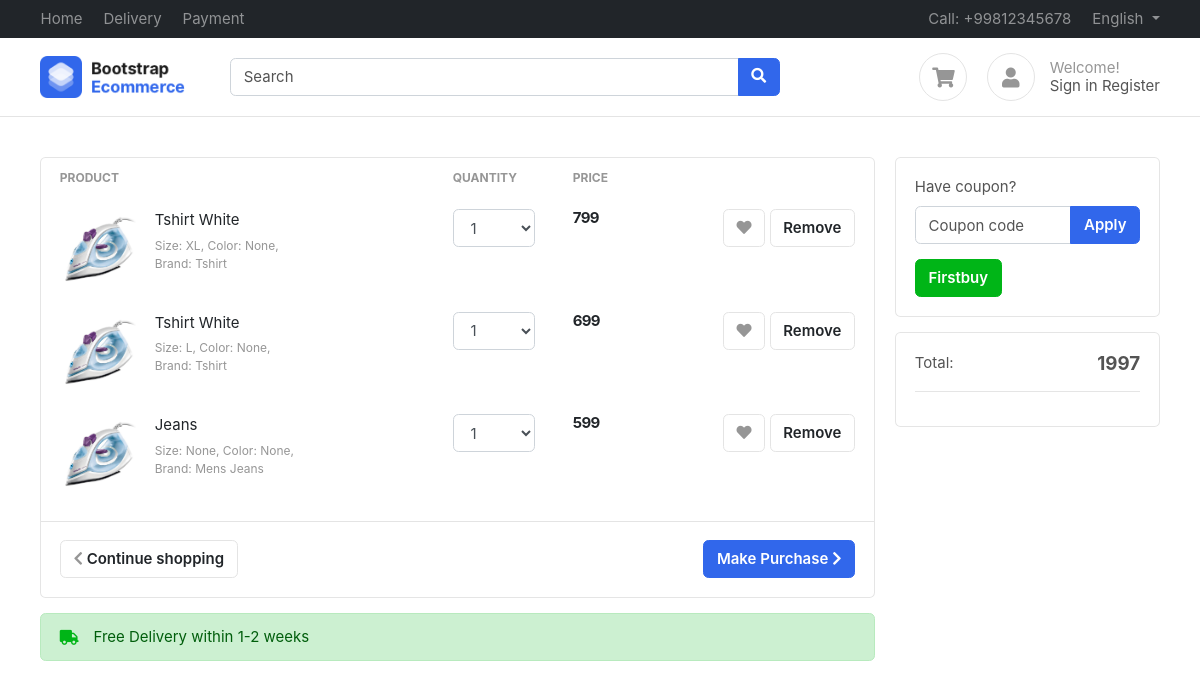
Screenshot of /accounts/cart/ (signed in) with the database file from the repository.
### accounts/models.py (models this page shows)
class CartItems(BaseModel):
    cart = models.ForeignKey(
        Cart, on_delete=models.CASCADE, related_name='cart_items')
    product = models.ForeignKey(
        Product, on_delete=models.SET_NULL, null=True, blank=True)
    color_variant = models.ForeignKey(
        ColorVariant, on_delete=models.SET_NULL, null=True, blank=True)
    size_variant = models.ForeignKey(
        SizeVariant, on_delete=models.SET_NULL, null=True, blank=True)
    def get_product_price(self):
        price = [self.product.price]
        if self.color_variant:
            color_variant_price = self.color_variant.price
            price.append(color_variant_price)
        if self.size_variant:
            size_variant_price = self.size_variant.price
            price.append(size_variant_price)
        return sum(price)

class Cart(BaseModel):
    user = models.ForeignKey(
        User, on_delete=models.CASCADE, related_name='carts')
    coupon = models.ForeignKey(Coupon,on_delete=models.SET_NULL,null=True,blank=True)
    is_paid = models.BooleanField(default=False)
    razor_pay_order_id = models.CharField(max_length=100,null=True,blank=True)
    razor_pay_payment_id = models.CharField(max_length=100,null=True,blank=True)
    razor_pay_payment_signature = models.CharField(max_length=100,null=True,blank=True)
    def get_cart_total(self):
        cart_items = self.cart_items.all()
        price = []
        for cart_item in cart_items:
            price.append(cart_item.product.price)
            if cart_item.color_variant:
                color_variant_price = cart_item.color_variant.price
                price.append(color_variant_price)
            if cart_item.size_variant:
                size_variant_price = cart_item.size_variant.price
                price.append(size_variant_price)
        if self.coupon:
            if sum(price) > self.coupon.discount_price:
                return sum(price) - self.coupon.discount_price
        return sum(price)

### products/models.py (models this page shows, shortened)
class Product(BaseModel):
    product_name = models.CharField(max_length=100)
    slug = models.SlugField(unique=True,null=True,blank=True)
    category = models.ForeignKey(Category,related_name='products', on_delete=models.CASCADE)
    price = models.IntegerField()
    product_description = models.TextField()
    color_variant = models.ManyToManyField(ColorVariant,blank=True)
    size_variant = models.ManyToManyField(SizeVariant,blank=True)
    def __str__(self):
        return self.product_name

class SizeVariant(BaseModel):
    size_name = models.CharField(max_length=100)
    price = models.IntegerField(default=0)
    def __str__(self):
        return self.size_name

class Category(BaseModel):
    category_name = models.CharField(max_length=100)
    slug = models.SlugField(unique=True,null=True,blank=True)
    category_image = models.ImageField(upload_to='categories')
    def __str__(self):
        return self.category_name

class Coupon(BaseModel):
    coupon_code = models.CharField(max_length=10)
    is_expired = models.BooleanField(default=False)
    discount_price = models.IntegerField(default=100)
    minimum_amount = models.IntegerField(default=500)

### accounts/views.py (the view, shortened to what this page needs)
# urls.py: path('cart/',cart,name='cart'),
def cart(request):
    cart_obj = Cart.objects.get(is_paid=False, user=request.user)
    context = {'cart': cart_obj}
    print(cart_obj)
    return render(request,'accounts/cart.html',context)

### templates/accounts/cart.html (shortened to what this page needs)
{% extends 'base/base.html' %}
{% block start %}
    <section class="section-content padding-y">
        <div class="container">
            <div class="row">
                <main class="col-md-9">
                    <div class="card">
                        <table class="table table-borderless table-shopping-cart">
                            <thead class="text-muted">
                                <tr class="small text-uppercase">
                                    <th scope="col">Product</th>
                                    <th scope="col" width="120">Quantity</th>
                                    <th scope="col" width="120">Price</th>
                                    <th scope="col" class="text-right" width="200"></th>
                                </tr>
                            </thead>
                            <tbody>
                                {% for cart_item in cart.cart_items.all  %}
                                    <tr>
                                        <td>
                                            <figure class="itemside">
                                                <div class="aside">
                                                    <img src="images/items/1.jpg" class="img-sm">
                                                </div>
                                                <figcaption class="info">
                                                    <a href="#" class="title text-dark">{{ cart_item.product }}</a>
                                                    <p class="text-muted small">
                                                        Size: {{ cart_item.size_variant }}, Color: {{ cart_item.color_variant }},
                                                        <br>
                                                        Brand: {{ cart_item.product.category }}
                                                    </p>
                                                </figcaption>
                                            </figure>
                                        </td>
                                        <td>
                                            <select class="form-control">
                                                <option>
                                                    1
                                                </option>
                                            </select>
                                        </td>
                                        <td>
                                            <div class="price-wrap">
                                                <var class="price">{{ cart_item.get_product_price }}</var>
                                            </div>
                                        </td>
                                        <td class="text-right">
                                            <a data-original-title="Save to Wishlist"
                                               title=""
                                               href=""
                                               class="btn btn-light"
                                               data-toggle="tooltip"> <i class="fa fa-heart"></i></a>
                                            <a href="{% url 'remove_cart' cart_item.uid %}" class="btn btn-light">Remove</a>
                                        </td>
                                    </tr>
                                {% endfor %}
                            </tbody>
                        </table>
                        <div class="card-body border-top">
                            <button class="btn btn-primary float-md-right">
                                Make Purchase <i class="fa fa-chevron-right"></i>
                            </button>
                            <a href="#" class="btn btn-light"> <i class="fa fa-chevron-left"></i> Continue shopping </a>
                        </div>
                    </div>
                    <div class="alert alert-success mt-3">
                        <p class="icontext">
                            <i class="icon text-success fa fa-truck"></i> Free Delivery within 1-2 weeks
                        </p>
                    </div>
                </main>
                <aside class="col-md-3">
                    <div class="card mb-3">
                        <div class="card-body">
                            <form method="POST">
                                <div class="form-group">
                                    <label>Have coupon?</label>
                                    <div class="input-group">
                                        <input type="text"
                                               name='coupon'
                                               class="form-control"
                                               placeholder="Coupon code">
                                        <span class="input-group-append">
                                            <button type='submit' class="btn btn-primary">Apply</button>
                                        </span>
                                    </div>
                                </div>
                                {% if cart.coupon %}
                                    <a href="{% url 'remove_coupon' cart.uid %}" class='btn btn-success'>{{ cart.coupon.coupon_code }}</a>
                                {% endif %}
                            </form>
                        </div>
                    </div>
                    <div class="card">
                        <div class="card-body">
                            <dl class="dlist-align">
                                <dt>
                                    Total:
                                </dt>
                                <dd class="text-right  h5">
                                    <strong>{{ cart.get_cart_total }}</strong>
                                </dd>
                            </dl>
                            <hr>
                        </div>
                    </div>
                </aside>
            </div>
        </div>
    </section>
{% endblock start %}

### templates/base/base.html (shortened to what this page needs)
<!DOCTYPE HTML>
{% load static %}
<html lang="en">
<head>
<link href="/media/css/bootstrap.css" rel="stylesheet" type="text/css"/>
<link href="/media/fonts/fontawesome/css/all.min.css" type="text/css" rel="stylesheet">
<link href="/media/css/ui.css" rel="stylesheet" type="text/css"/>
<link href="/media/css/responsive.css" rel="stylesheet" />
</head>
<body>
	<header class="section-header">
		<nav class="navbar navbar-dark navbar-expand p-0 bg-dark">
		<div class="container">
			<ul class="navbar-nav d-none d-md-flex mr-auto">
				<li class="nav-item"><a class="nav-link" href="#">Home</a></li>
				<li class="nav-item"><a class="nav-link" href="#">Delivery</a></li>
				<li class="nav-item"><a class="nav-link" href="#">Payment</a></li>
			</ul>
			<ul class="navbar-nav">
				<li class="nav-item"><a href="#" class="nav-link"> Call: +99812345678 </a></li>
				<li class="nav-item dropdown">
					 <a href="#" class="nav-link dropdown-toggle" data-toggle="dropdown"> English </a>
				</li>
			</ul>
		  </div>
		</nav>
		<section class="header-main border-bottom">
			<div class="container">
		<div class="row align-items-center">
			<div class="col-lg-2 col-4">
				<div class="brand-wrap">
					<img class="logo" src="images/logo.png">
				</div>
			</div>
			<div class="col-lg-6 col-sm-12">
				<form action="#" class="search">
					<div class="input-group w-100">
						<input type="text" class="form-control" placeholder="Search">
						<div class="input-group-append">
						  <button class="btn btn-primary" type="submit">
							<i class="fa fa-search"></i>
						  </button>
						</div>
					</div>
				</form>
			</div>
			<div class="col-lg-4 col-sm-6 col-8">
				<div class="widgets-wrap float-md-right">
					<div class="widget-header  mr-3">
						<a href="{% url 'cart' %}" class="icon icon-sm rounded-circle border"><i class="fa fa-shopping-cart"></i></a>
					</div>
					<div class="widget-header icontext">
						<a href="#" class="icon icon-sm rounded-circle border"><i class="fa fa-user"></i></a>
						<div class="text">
							<span class="text-muted">Welcome!</span>
							<div>
								<a href="#">Sign in</a>
								<a href="#"> Register</a>
							</div>
						</div>
					</div>
				</div>
			</div>
		</div>
			</div>
		</section>
		</header>
        {% block start %}
        {% endblock start %}
    </body>
</html>

### public/static/css/ui.css (style rules this page uses)
html { font-family: 'Inter', sans-serif; font-size: 15px; }
.price-wrap { letter-spacing: -0.7px; }
.icon-xs, .icon-sm, .icon-md, .icon-lg { display: inline-block; text-align: center; flex-shrink: 0; flex-grow: 0; }
.icon-sm { width: 48px; height: 48px; line-height: 48px; font-size: 20px; }
.img-xs, .img-sm, .img-md, .img-lg { object-fit: cover; flex-shrink: 0; flex-grow: 0; }
.img-sm { width: 80px; height: 80px; }
.padding-y { padding-top: 40px; padding-bottom: 40px; }
var { font-style: normal; }
figure { margin-bottom: 0; }
article:after, .form-group:after { display: block; clear: both; content: ""; }
.card .title { color: #212529; }
p:last-child { margin-bottom: 0; }
.header-main { position: relative; padding-top: 1rem; padding-bottom: 1rem; }
.brand-wrap .logo, .navbar-brand .logo { margin-right: 7px; max-height: 42px; display: inline-block; }
.widget-header { display: inline-block; vertical-align: middle; position: relative; }
.widget-header a { color: #545454; }
.widget-header i { color: #969696; }
.btn-light { background-color: #fff; border-color: #e4e4e4; }
.btn-light i { color: #969696; }
.itemside { position: relative; display: flex; width: 100%; }
.itemside .aside { position: relative; flex-shrink: 0; }
.itemside .info { padding-left: 15px; padding-right: 7px; }
.itemside p { margin-bottom: 0; }
.itemside .title { display: block; margin-bottom: 5px; color: #212529; }
[class*="dlist-"] { margin-bottom: 5px; }
[class*="dlist-"] dd { margin-bottom: 0; }
.dlist-align { display: flex; }
.dlist-align dt { width: 120px; word-wrap: break-word; font-weight: normal; }
.dlist-align dd { flex-grow: 1; }
.icontext { display: inline-flex; align-items: center; vertical-align: middle; }
.icontext .text { width: 100%; line-height: 1.2; color: #212529; }
.icontext .icon { position: relative; margin-right: 15px; flex-shrink: 0; flex-grow: 0; }
.price { font-weight: 600; color: #212529; }
.table-shopping-cart.table td, .table-shopping-cart.table th { padding-left: 1.25rem; padding-right: 1.25rem; }
.table-shopping-cart .price-wrap { line-height: 1.2; }
.table-shopping-cart .price { font-weight: bold; margin-right: 5px; display: block; }

### rows the page displays
CartItems: product "Tshirt White", size_variant "XL", color_variant "None", product.category "Tshirt", get_product_price "799"
CartItems: product "Tshirt White", size_variant "L", color_variant "None", product.category "Tshirt", get_product_price "699"
CartItems: product "Jeans", size_variant "None", color_variant "None", product.category "Mens Jeans", get_product_price "599"
Cart: coupon.coupon_code "Firstbuy", get_cart_total "1997"
